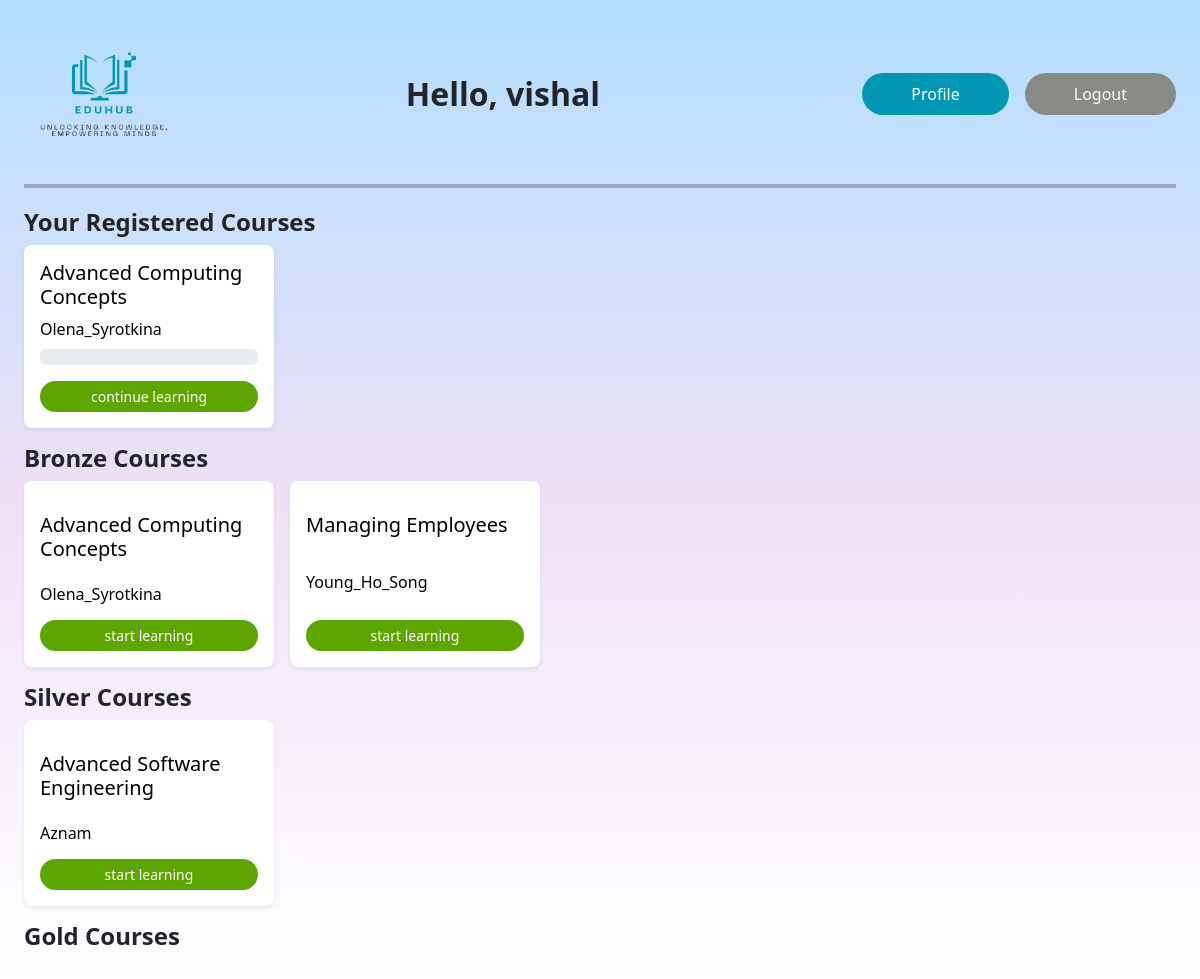
/home/ (signed in), run on an earlier commit of the app's database.
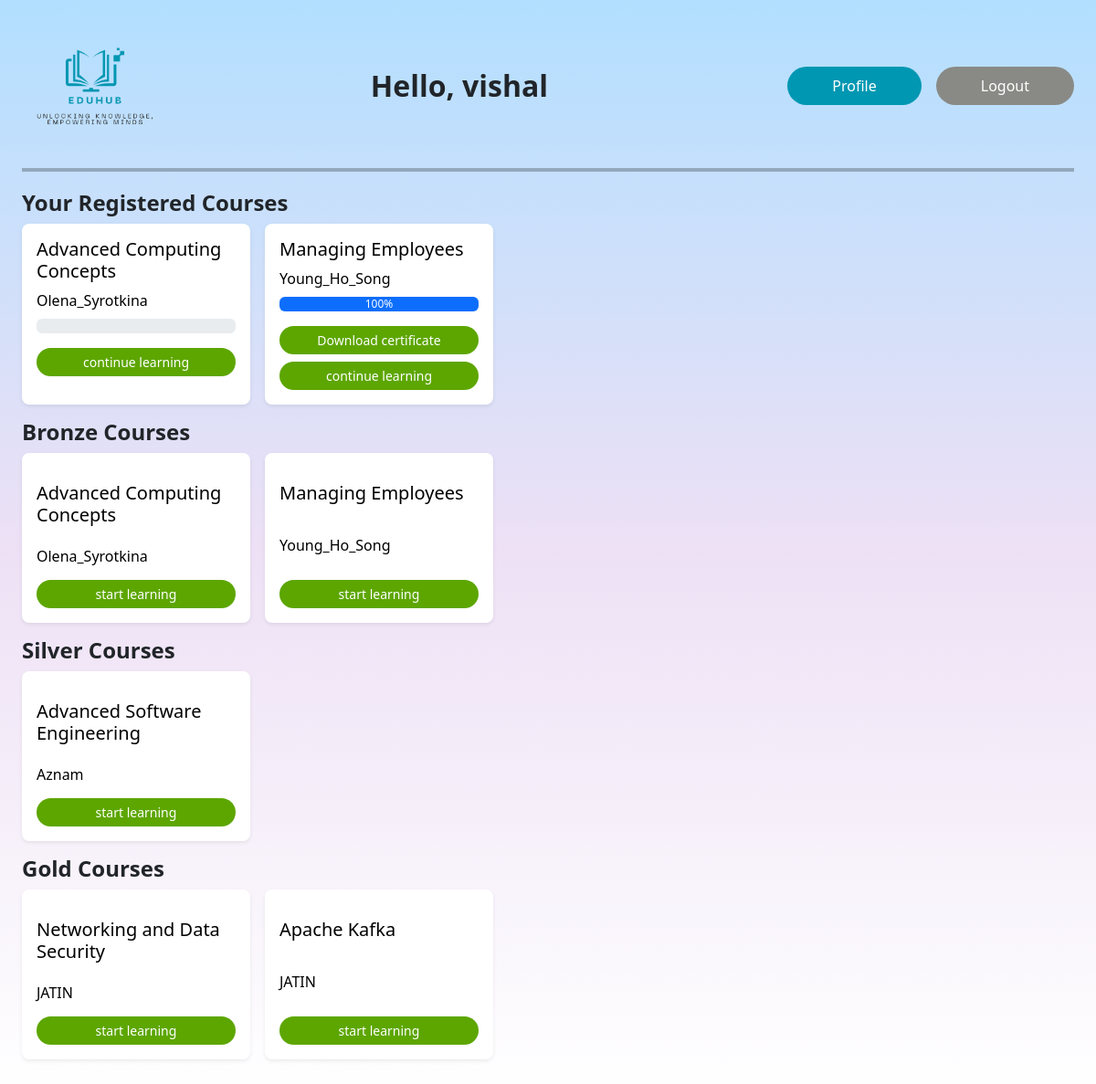
And on a later commit of the database.
### onlinelearningapp/models.py (models this page shows, shortened)
class TimestampedModel(models.Model):
    created_at = models.DateTimeField(auto_now_add=True)
    updated_at = models.DateTimeField(auto_now=True)
    class Meta:
        abstract = True

class Enrollment(TimestampedModel):
    student = models.ForeignKey(User, on_delete=models.CASCADE)
    course = models.ForeignKey(Course, on_delete=models.CASCADE)
    date_enrolled = models.DateTimeField(auto_now_add=True)

class Course(TimestampedModel):
    name = models.CharField(max_length=100)
    description = models.TextField()
    instructor = models.ForeignKey(User, on_delete=models.CASCADE)
    published = models.BooleanField(default=False)
    membership_level_required = models.ForeignKey(Membership, on_delete=models.SET_NULL, null=True, default=3)

### onlinelearningapp/views.py (the view)
# urls.py: path('home/', HomeView.as_view(), name='home'),
class HomeView(View):
    def get(self, request):
        if not request.user.is_authenticated:
            return redirect('login_view')
        user_profile = UserProfile.objects.get(user=request.user)
        course_list = Course.objects.all()
        if user_profile.role.name == "teacher":
            courses_per_instructor = Course.objects.filter(instructor=request.user.id)
            print(request.user.id)
            context = {
                'course_list': courses_per_instructor,
                'user_profile': user_profile,
            }
            return render(request, 'home_teacher.html', context)
        else:
            enrollments = Enrollment.objects.filter(student_id=request.user.id)
            for enrollment in enrollments:
                course_progress_count = CourseProgress.objects.filter(enrollment=enrollment, status=True).count()
                course_contents_count = CourseContent.objects.filter(section__course_id=enrollment.course.id).count()
                enrollment.progress = 100
                if course_contents_count is not 0:
                    enrollment.progress = int((course_progress_count / course_contents_count) * 100)
            bronze_courses = []
            silver_courses = []
            gold_courses = []
            for course in course_list:
                if course.membership_level_required.name == "bronze":
                    bronze_courses.append(course)
                if course.membership_level_required.name == "silver":
                    silver_courses.append(course)
                if course.membership_level_required.name == "gold":
                    gold_courses.append(course)
            context = {
                'user_profile': user_profile,
                'bronze_courses': bronze_courses,
                'silver_courses': silver_courses,
                'gold_courses': gold_courses,
                'enrollments': enrollments,
            }
            return render(request, 'home_student.html', context)

### onlinelearningapp/templates/home_student.html (shortened to what this page needs)
{% extends 'base.html' %}
{% block content %}
<div>
    <h2 class="fs-4 fw-bold">Your Registered Courses</h2>
    <div class="registered_courses d-flex flex-row justify-content-start flex-wrap">
        {% for enrollment in enrollments %}
        {% include 'registered_course_tile.html' with enrollment=enrollment %}
        {% endfor %}
    </div>
</div>
<div>
    <h2 class="fs-4 fw-bold">Bronze Courses</h2>
    <div class="unregistered_courses d-flex flex-row justify-content-start flex-wrap">
        {% for course in bronze_courses %}
        {% include 'unregistered_course_tile.html' with course=course %}
        {% endfor %}
    </div>
</div>
<div>
    <h2 class="fs-4 fw-bold">Silver Courses</h2>
    <div class="unregistered_courses d-flex flex-row justify-content-start flex-wrap">
        {% for course in silver_courses %}
        {% include 'unregistered_course_tile.html' with course=course %}
        {% endfor %}
    </div>
</div>
<div>
    <h2 class="fs-4 fw-bold">Gold Courses</h2>
    <div class="unregistered_courses d-flex flex-row justify-content-start flex-wrap">
        {% for course in gold_courses %}
        {% include 'unregistered_course_tile.html' with course=course %}
        {% endfor %}
    </div>
</div>
{% endblock %}

### onlinelearningapp/templates/registered_course_tile.html
<div class="card border-0 rounded-3 mb-3 me-3 shadow-sm" style="width: 250px; cursor: pointer;">
    <div class="card-body text-success g-0 d-flex flex-column">
        <h5 class="card-title text-color-black">{{ enrollment.course.name }}</h5>
        <div class="card-text text-color-black">{{ enrollment.course.instructor }}</div>
        <div class="progress my-2">
            <div class="progress-bar" role="progressbar" style="width: {{ enrollment.progress }}%;" aria-valuenow="25"
                 aria-valuemin="0"
                 aria-valuemax="100"> {{ enrollment.progress }}%
            </div>
        </div>
        {% if enrollment.progress is 100 %}
        <a href="{% url 'download_certificate' enrollment.course.id %}" download
           class="btn btn-sm rounded-pill btn-color-success px-3 mt-2">Download certificate</a>
        {% endif %}
        <a href="{% url 'course_navigation' enrollment.course.id %}"
           class="btn btn-sm rounded-pill btn-color-success px-3 mt-2">continue learning</a>
    </div>
</div>

### onlinelearningapp/templates/unregistered_course_tile.html
<div class="card border-0 rounded-3 mb-3 me-3 shadow-sm" style="width: 250px; cursor: pointer">
    <div class="card-body text-success g-0 d-flex flex-column justify-content-between">
        <h5 class="card-title mt-3 text-color-black">{{ course.name }}</h5>
        <h6 class="card-text my-3 text-color-black">{{ course.instructor }}</h6>
        <a href="{% url 'course_detail' course.id %}" class="btn btn-sm rounded-pill btn-color-success px-3">start learning</a>
    </div>
</div>

What changed in the data, as far as the page shows it:
added Enrollment: course.name "Managing Employees", course.instructor "Young_Ho_Song", progress "100", shows "Download certificate"
added Course: name "Networking and Data Security", instructor "JATIN", shown under "Gold Courses"
added Course: name "Apache Kafka", instructor "JATIN", shown under "Gold Courses"
